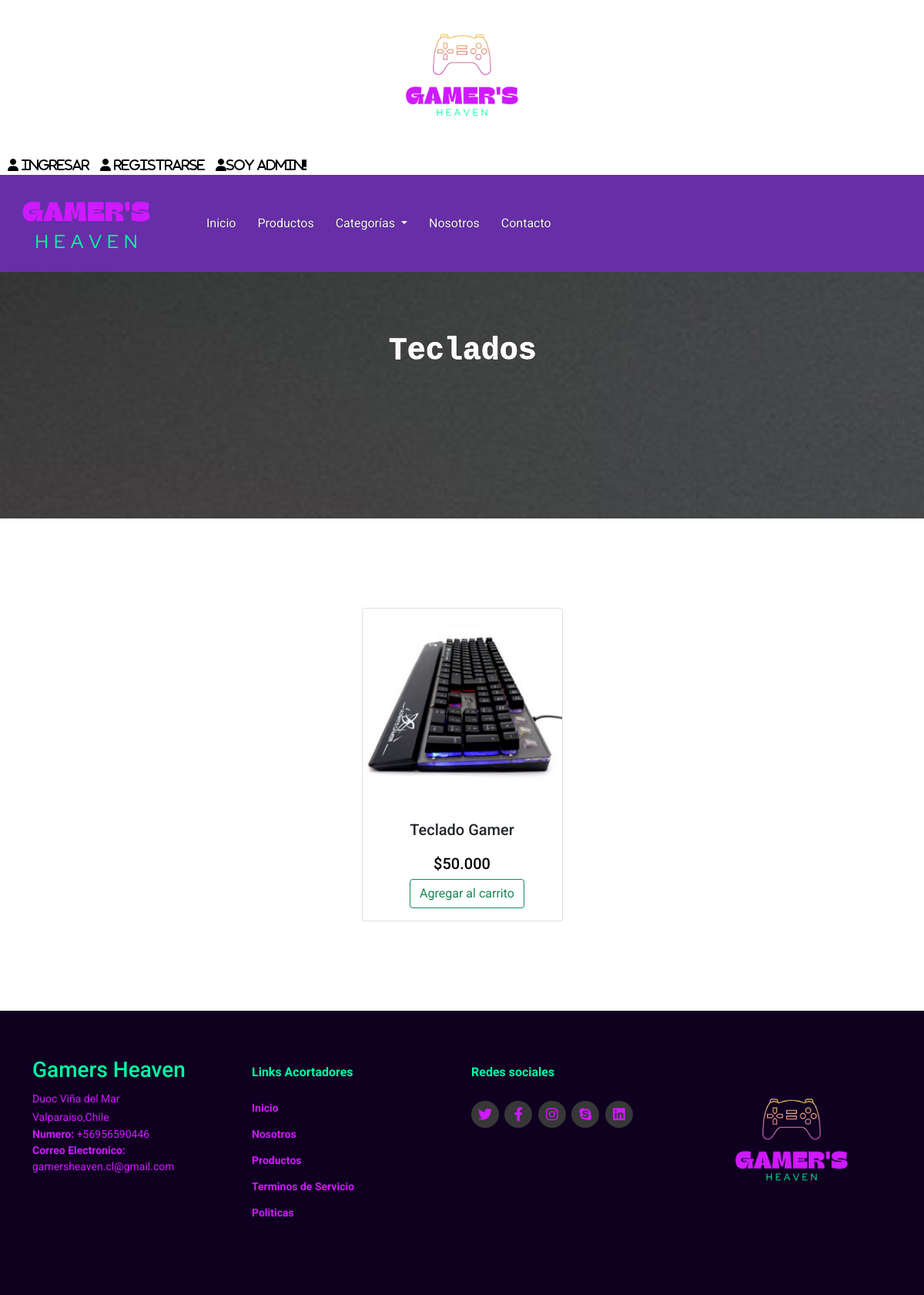
The app's page /categoria/1/ with its own data.
### venta/models.py (models this page shows, shortened)
class Categoria(models.Model):
    id_categoria = models.AutoField(primary_key=True)
    nombre_categoria = models.CharField(max_length=255)
    def __str__(self):
        return self.nombre_categoria

class Producto(models.Model):
    id_producto = models.AutoField(primary_key=True)
    nombre = models.CharField(max_length=255)
    precio = models.DecimalField(max_digits=100, decimal_places=2)
    stock = models.PositiveIntegerField(default=0)
    imagen = models.ImageField(upload_to='productos/', null=True, blank=True)
    categoria = models.ForeignKey(Categoria, on_delete=models.CASCADE)

### venta/views.py (the view)
# urls.py: path('categoria/<str:categoria>/', views.categoria, name='categoria'),
def categoria(request,categoria):
    productos = Producto.objects.filter(categoria=categoria)
    nombre_categoria = Categoria.objects.get(id_categoria=categoria)
    categorias = Categoria.objects.all()
    context = {'productos': productos,"nombre_categoria": nombre_categoria,"categorias": categorias}
    return render(request, 'venta/categoria.html', context)

### venta/templatetags/my_filters.py (called while the page is built)
@register.filter
def reemplazar_coma(value):
    return value.replace(",", ".")

### venta/templates/venta/categoria.html (shortened to what this page needs)
{% load static %}
{% load humanize %}
{% load my_filters %}
<!DOCTYPE html>
<html lang="en">
<head>
  <link type='text/css' rel="stylesheet" href='{% static "css/style.css" %}'>
  <link rel="stylesheet" href="https://cdnjs.cloudflare.com/ajax/libs/font-awesome/6.2.0/css/all.min.css">
  <link href="https://cdn.jsdelivr.net/npm/bootstrap@5.0.2/dist/css/bootstrap.min.css" rel="stylesheet"
>
</head>
<body>
  <div class="top-navbar">
    <img class="mx-auto d-block" src='{% static "/images/Gamers_white.png" %}' width="190" alt="icono">
    <div class="icons">
      <a href="{% url 'login' %}" class="fas fa-user"> Ingresar</a>
      <a href="{% url 'registro'%}" class="fas fa-user"> Registrarse</a>
      <a href="{% url 'iniciar_sesion_admin'%}"class="fas fa-user">Soy Admin!!</a>
    </div>
  </div>
  <nav class="navbar navbar-expand-lg" id="navbar">
    <div class="container-fluid">
      <a class="navbar-brand" href="{% url '' %}" id="logo"><img src="{% static 'images/Heaven_claro.png' %}" alt="icono"></a>
      <div class="collapse navbar-collapse" id="navbarSupportedContent">
        <ul class="navbar-nav me-auto mb-2 mb-lg-0">
          <li class="nav-item">
            <a class="nav-link active" aria-current="page" href="{% url '' %}">Inicio</a>
          </li>
          <li class="nav-item">
            <a class="nav-link" href="{% url 'productos' %}">Productos</a>
          </li>
          <li class="nav-item dropdown">
            <a class="nav-link dropdown-toggle" href="#" id="navbarDropdown" role="button" data-bs-toggle="dropdown"
              aria-expanded="false">
              Categorías
            </a>
          </li>
          <li class="nav-item">
            <a class="nav-link" href="{% url 'nosotros' %}">Nosotros</a>
          </li>
          <li class="nav-item">
            <a class="nav-link" href="{% url 'contacto' %}">Contacto</a>
          </li>
        </ul>
      </div>
    </div>
  </nav>
    <div class="imagen_fondo">
        <h1 class="titulo_imagen">{{ nombre_categoria }} </h1>
    </div>
    <div class="container" id="product-cards">
      <div class="row justify-content-center" style="margin-top: 30px;">
        {% for producto in productos %}
        <div class="col-md-3 py-3">
          <div class="card text-center">
            <img src="{{ producto.imagen.url }}" alt="" class="card-img-top img-fluid">
            <div class="card-body">
              <h5 class="card-title">{{ producto.nombre }}</h5>
              <h2 class="card-price">${{ producto.precio|floatformat:0|intcomma|reemplazar_coma }}</h2>
              <a href="{% url 'agregar_al_carro' producto_id=producto.id_producto %}" class="btn btn-outline-success">Agregar al carrito</a>
            </div>
          </div>
        </div>
        {% endfor %}
      </div>
    </div>
    <footer id="footer">
      <div class="footer-top">
        <div class="container align-content-center">
          <div class="row">
            <div class="col-lg-3 col-md-6 footer-contact">
              <h3>Gamers Heaven</h3>
              <p>
                Duoc Viña del Mar <br>
                Valparaiso,Chile <br>
              </p>
              <strong>Numero:</strong> +56956590446 <br>
              <strong>Correo Electronico: </strong>gamersheaven.cl@gmail.com<br>
            </div>
            <div class="col-lg-3 col-md-6 footer-links">
              <h4>Links Acortadores</h4>
              <ul>
                <li><a href="{% url ''%}">Inicio</a></li>
                <li><a href="{% url 'nosotros'%}">Nosotros</a></li>
                <li><a href="{% url 'productos'%}">Productos</a></li>
                <li><a href="#">Terminos de Servicio</a></li>
                <li><a href="#">Politicas </a></li>
              </ul>
            </div>
            <div class="col-lg-3 col-md-6 footer-links">
              <h4>Redes sociales</h4>
              <div class="socail-links mt-3">
                <a href="#"><i class="fa-brands fa-twitter"></i></a>
                <a href="#"><i class="fa-brands fa-facebook-f"></i></a>
                <a href="#"><i class="fa-brands fa-instagram"></i></a>
                <a href="#"><i class="fa-brands fa-skype"></i></a>
                <a href="#"><i class="fa-brands fa-linkedin"></i></a>
              </div>
            </div>
            <div class="col-lg-3 col-md-6 footer-links">
              <img class="mx-auto d-block" src='{% static "images/Gamers_black.png" %}' width="190" alt="icono">
            </div>
          </div>
        </div>
      </div>
    </footer>
  </body>
  </html>
</body>
</html>

### gamersheaven/static/css/style.css (style rules this page uses)
* { margin: 0; padding: 0; box-sizing: border-box; outline: none; font-family: 'Roboto','Merriweather', sans-serif; }
.top-navbar { flex-direction: column; justify-content: space-between; align-items: flex-end; }
.top-navbar .icons { margin-top: 13px; margin-right: 15px; }
.top-navbar a { text-decoration: none; color: black; margin-left: 10px; }
#navbar { background-color: #672EA8; }
.navbar-nav { margin-left: 20px; }
.nav-item { margin-left: 10px; }
.nav-item .nav-link { color: white; margin-left: 2px; text-shadow: 0px 0px 1px black; transition: 0.5s ease; }
.btn { margin-left: 13px; }
#product-cards { margin-top: 100px; }
#product-cards .card h2 { font-size: 20px; color: black; margin-top: 20px; }
#footer { padding: 0 0 30px 0px; color: #CF19FF; font-size: 14px; background-color: #0F0020; margin-top: 100px; }
#footer .footer-top { padding: 60px 0 30px 0; background-color:#0F0020; color: #CF19FF; }
#footer .footer-top .footer-contact { margin-bottom: 30px; }
#footer .footer-top .footer-contact h3 { color: #00FFA3; }
#footer .footer-top .footer-contact p { font-size: 14px; line-height: 24px; margin-bottom: 0; color: #CF19FF; }
#footer .footer-top h4 { font-size: 16px; font-weight: bold; position: relative; padding-bottom: 12px; }
#footer .footer-top .footer-links { margin-bottom: 30px; margin-top: 10px; }
#footer .footer-top .footer-links h4 { color: #00FFA3; }
#footer .footer-top .footer-links ul { list-style: none; padding: 0; margin: 0; }
#footer .footer-top .footer-links ul li { padding: 10px 0; display: flex; align-items: center; }
#footer .footer-top .footer-links ul li a { text-decoration: none; color: #CF19FF; display: inline-block; line-height: 1; font-weight: bold; transition: 0.5s ease; }
#footer .footer-top .socail-links a { font-size: 18px; display: inline-block; text-decoration: none; background-color: #373737; color: #CF19FF; line-height: 1; padding: 8px 0; margin-right: 4px; border-radius: 50%; text-align: center; width: 36px; transition: 0.5s ease; }
html { scroll-behavior: smooth; }
.imagen_fondo { background-image: url(../images/imagen_fondo_producto2.jpg); background-repeat: no-repeat; background-attachment: fixed; background-size: cover; height: 20em; }
.titulo_imagen { color: #fefbff; text-align: center; padding-top: 2em; -webkit-text-stroke: 0.5px rgb(0, 0, 0); font-family:'Courier New', Courier, monospace; font-weight: 1000; }

### records on screen
Categoria: nombre_categoria "Teclados"
Producto: imagen (picture), nombre "Teclado Gamer", precio|reemplazar_coma "50.000"
